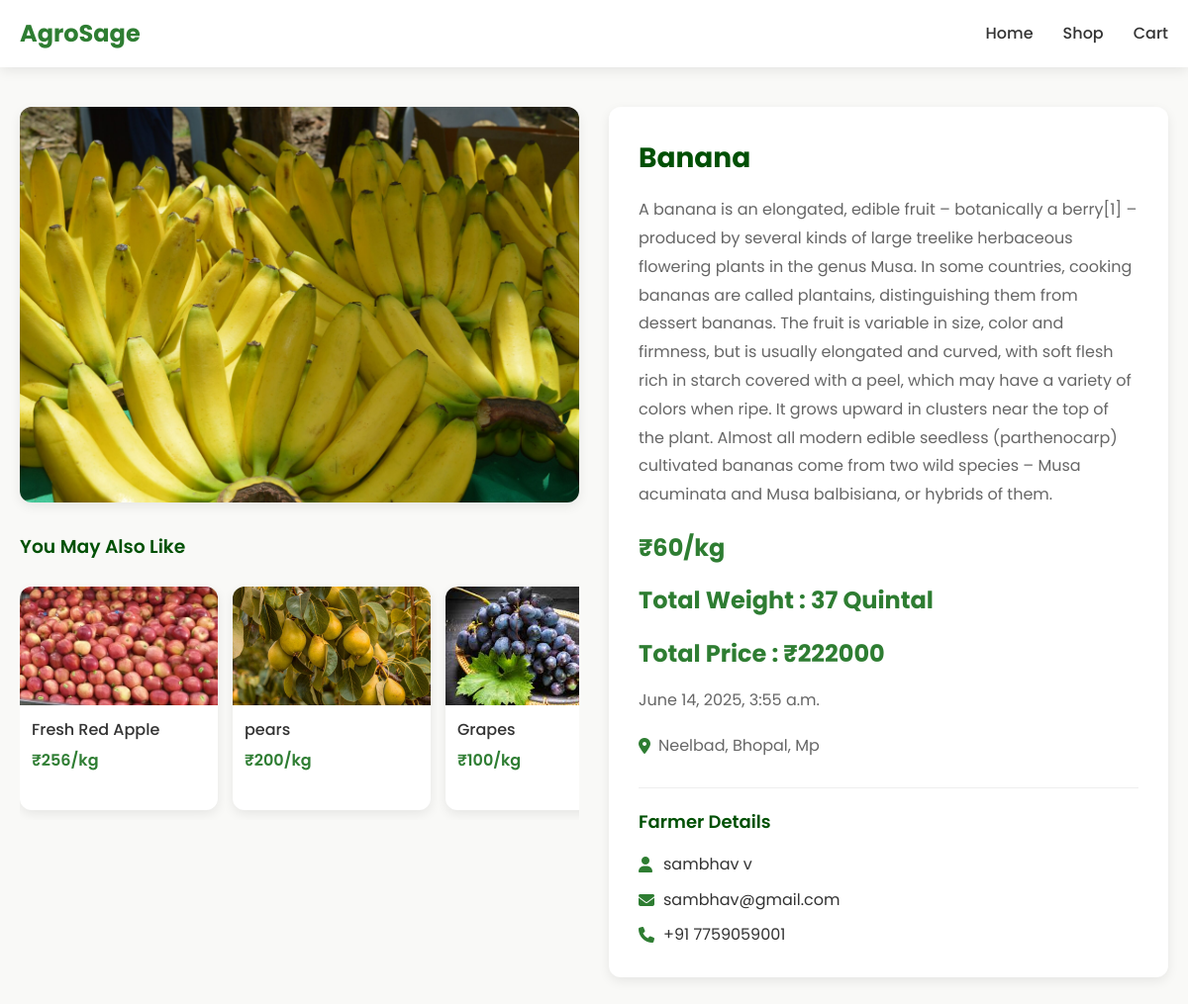
The app's page /product-card/5/ (signed in), older data.
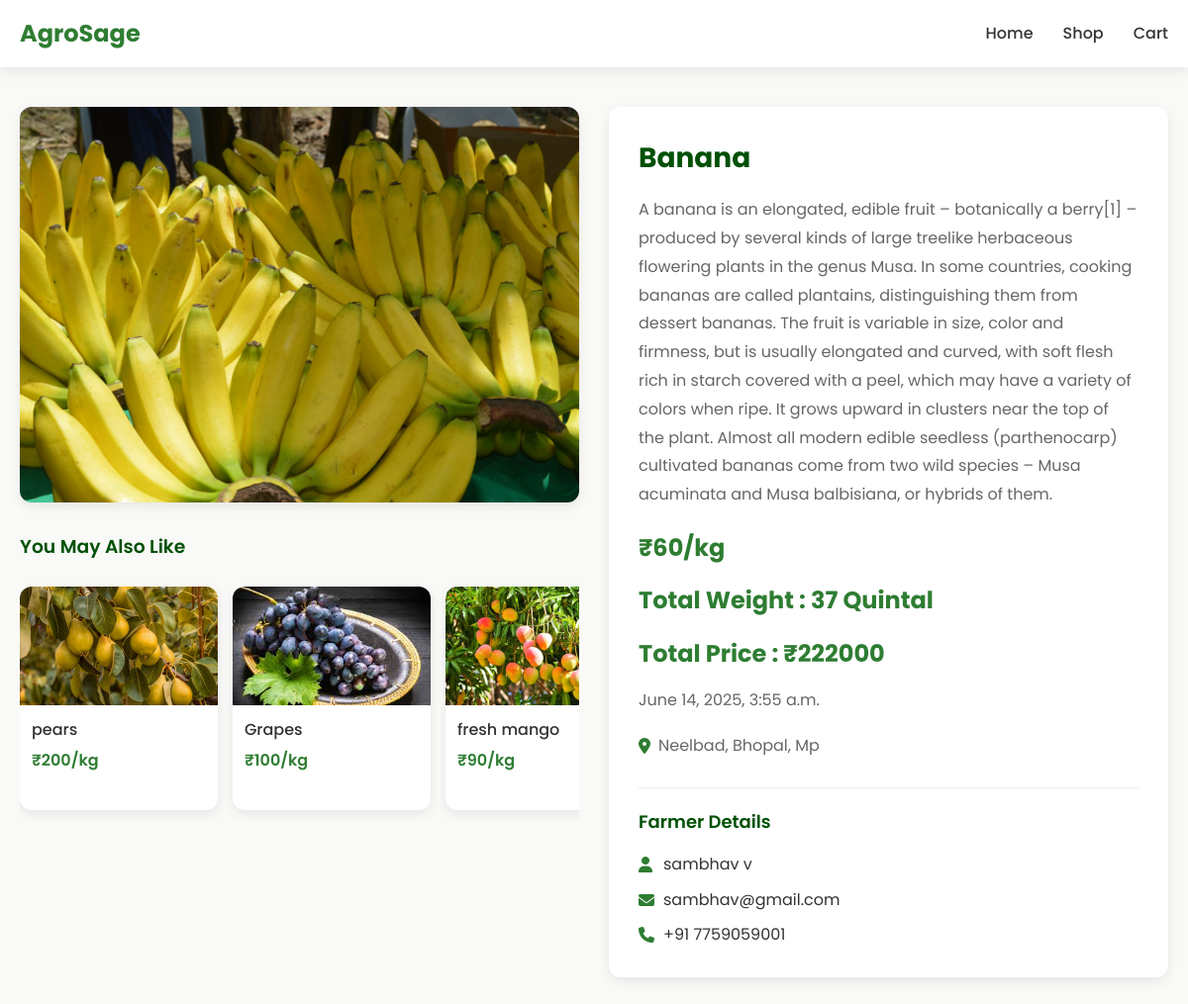
The same page, newer data.
### home/models.py (models this page shows, shortened)
class MarketItems(models.Model):
    farmer = models.ForeignKey(User,on_delete=models.CASCADE)
    items_name = models.CharField(max_length=1000)
    items_description = models.TextField(max_length=1000)
    category = models.ForeignKey(Category,on_delete=models.CASCADE)   # e.g. “Fertilizer”, “Tool”
    item_price = models.IntegerField()
    item_image = models.ImageField(upload_to='market_items/')
    items_weight = models.IntegerField()
    min_weight = models.IntegerField(default=0)
    item_rating = models.IntegerField(default=0)
    location = models.CharField(max_length=300,default="Neelbad, Bhopal, Mp-42603")
    item_list_date = models.DateTimeField(auto_now_add=True)

### home/views.py (the view)
# urls.py: path('product-card/<int:product_id>/',views.product_card,name="product_card"),
@login_required
def product_card(request, product_id):
    product = get_object_or_404(MarketItems, id=product_id)
    related_products = MarketItems.objects.filter(category=product.category).exclude(id=product.id)
    check = Check.objects.filter(user=product.farmer).first()
    phone_number = check.phone_number
    total_price = product.item_price*100*product.items_weight
    print(product.item_image)
    context = {
        "product": product,
        "related_products": related_products,
        "phone_number" : phone_number,
        "total_price" : total_price,
    }
    return render(request, 'marketplace/product_card.html', context)

### templates/marketplace/product_card.html (shortened to what this page needs)
<!DOCTYPE html>
<html lang="en">
<head>
    <link rel="stylesheet" href="https://cdnjs.cloudflare.com/ajax/libs/font-awesome/6.4.0/css/all.min.css">
</head>
<body>
    <nav class="navbar">
        <div class="container nav-container">
            <div class="logo">
                <div class="flex items-center space-x-2">
                <span onclick="window.location.href='{% url 'index' %}'" class="text-2xl font-bold bg-gradient-to-r from-green-600 to-blue-500 text-transparent bg-clip-text">AgroSage</span>
            </div>
            </div>
            <ul class="nav-links">
                <li><a href="{% url 'index' %}">Home</a></li>
                <li><a href="{% url 'market' %}">Shop</a></li>
                <li><a href="{% url 'view_cart' %}">Cart</a></li>
            </ul>
        </div>
    </nav>
    <div class="container">
        <div class="product-section">
            <div class="product-left">
                <div class="product-image">
                    <img src="{{product.item_image.url}}" alt="">
                </div>
                <div class="recommendations">
                    <h3>You May Also Like</h3>
                    <div class="recommendation-cards">
                    {% for item in related_products %}
                         <div class="recommendation-card" onclick="window.location.href='{% url 'product_card' item.id %}'">
                            <div class="rec-image">
                                <img src="{{item.item_image.url}}" alt="Carrots">
                            </div>
                            <div class="rec-info">
                                <div class="rec-title">{{item.items_name}}</div>
                                <div class="rec-price">₹{{item.item_price}}/kg</div>
                            </div>
                        </div>
                    {% endfor %}
                    </div>
                </div>
            </div>
            <div class="product-right">
                <div class="product-details">
                    <h1 class="product-title">{{product.items_name}}</h1>
                    <p class="product-description">
                        {{product.items_description}}
                    </p>
                    <div class="product-price">₹{{product.item_price}}/kg</div>
                    <div class="product-price">Total Weight : {{product.items_weight}} Quintal</div>
                    <div class="product-price">Total Price : ₹{{total_price}}</div>
                    <div class="product-location">
                        <span>{{product.item_list_date}}</span>
                    </div>
                    <div class="product-location">
                        <i class="fas fa-map-marker-alt"></i>
                        <span>{{product.location}}</span>
                    </div>
                    <div class="farmer-details">
                        <h3>Farmer Details</h3>
                        <div class="farmer-info">
                            <div class="farmer-info-item">
                                <i class="fas fa-user"></i>
                                <span>{{product.farmer.first_name}} {{product.farmer.last_name}}</span>
                            </div>
                            <div class="farmer-info-item">
                                <i class="fas fa-envelope"></i>
                                <span>{{product.farmer.email}}</span>
                            </div>
                            <div class="farmer-info-item">
                                <i class="fas fa-phone"></i>
                                <span>+91 {{phone_number}}</span>
                            </div>
                        </div>
                    </div>
                </div>
            </div>
        </div>
    </div>
</body>
</html>

Row changes from the older to the newer data that the page shows:
removed MarketItems: item_image (picture), items_name "Fresh Red Apple", item_price "256"
now on this page (row edited): MarketItems: item_image (picture), items_name "fresh mango", item_price "90"
